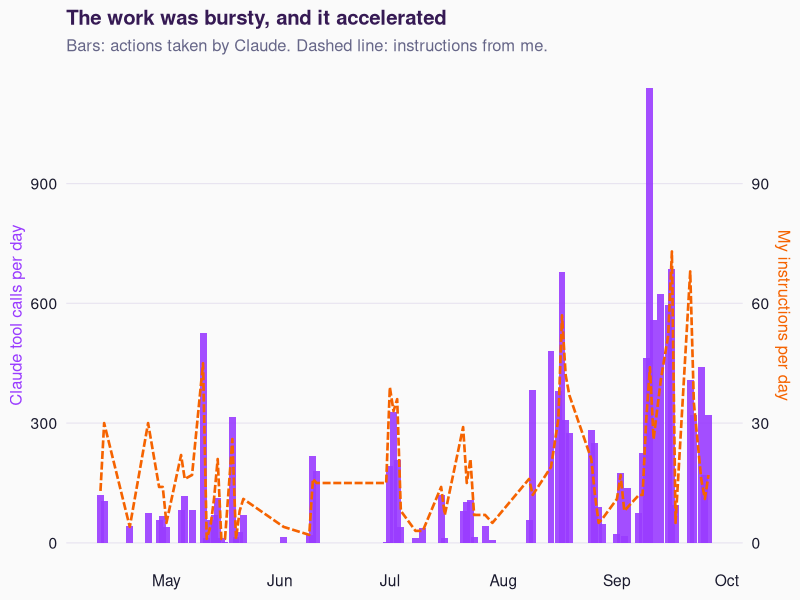
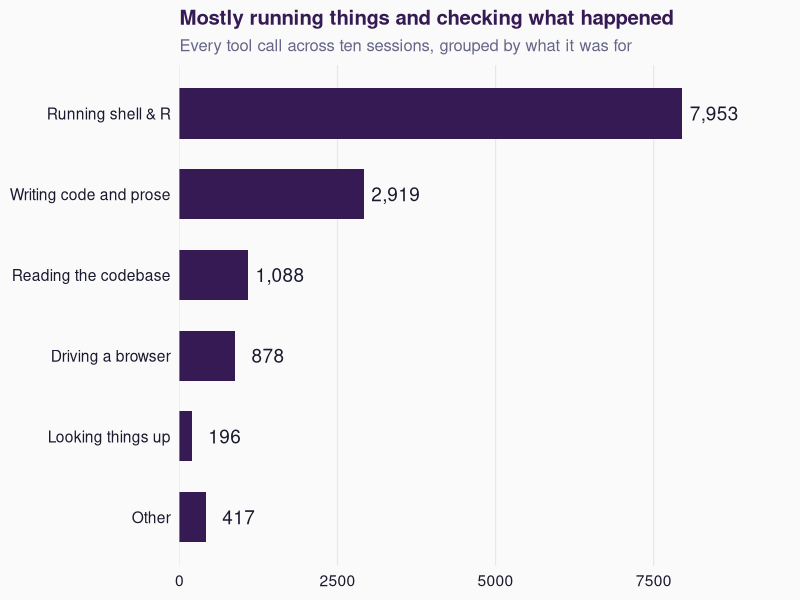
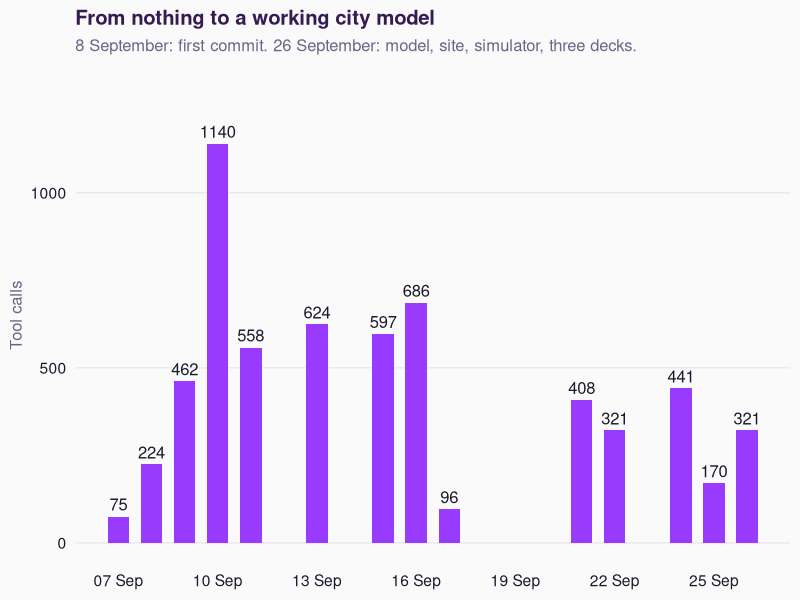

Reproduce these figures in R, in order.
## ---- chunk 1
#| include: false
library(ggplot2)
library(dplyr)

INK    <- "#1a1a2e"
PURPLE <- "#361a54"
BRIGHT <- "#993bff"
WARM   <- "#f56300"
CYAN   <- "#30d6ff"
PALE   <- "#eedeff"
GREY   <- "#666688"

theme_talk <- function(base = 15) {
  theme_minimal(base_size = base) +
    theme(
      plot.title      = element_text(face = "bold", colour = PURPLE, size = rel(1.05)),
      plot.subtitle   = element_text(colour = GREY, size = rel(0.85)),
      axis.text       = element_text(colour = INK),
      axis.title      = element_text(colour = GREY, size = rel(0.85)),
      panel.grid.minor = element_blank(),
      panel.grid.major.x = element_blank(),
      panel.grid.major.y = element_line(colour = "#e8e4f0", linewidth = 0.4),
      plot.background  = element_rect(fill = "#FAFAFA", colour = NA),
      panel.background = element_rect(fill = "#FAFAFA", colour = NA),
      legend.position = "top",
      legend.title    = element_blank()
    )
}
knitr::opts_chunk$set(dev.args = list(bg = "#FAFAFA"))

# ---------------------------------------------------------------------------
# The record. Counted from the Claude Code session transcripts held locally
# (~250 MB of JSONL across 10 sessions) and from git history across the
# project repositories. Snapshot taken 26 September 2026.
# ---------------------------------------------------------------------------

days <- as.Date(c(
  "2026-04-13","2026-04-14","2026-04-21","2026-04-26","2026-04-29","2026-04-30",
  "2026-05-01","2026-05-05","2026-05-06","2026-05-08","2026-05-11","2026-05-12",
  "2026-05-13","2026-05-14","2026-05-15","2026-05-16","2026-05-17","2026-05-19",
  "2026-05-20","2026-05-21","2026-05-22","2026-06-02","2026-06-09","2026-06-10",
  "2026-06-11","2026-06-30","2026-07-01","2026-07-02","2026-07-03","2026-07-04",
  "2026-07-08","2026-07-10","2026-07-15","2026-07-16","2026-07-21","2026-07-22",
  "2026-07-23","2026-07-24","2026-07-27","2026-07-29","2026-08-08","2026-08-09",
  "2026-08-14","2026-08-16","2026-08-17","2026-08-18","2026-08-19","2026-08-25",
  "2026-08-26","2026-08-27","2026-08-28","2026-09-01","2026-09-02","2026-09-03",
  "2026-09-04","2026-09-07","2026-09-08","2026-09-09","2026-09-10","2026-09-11",
  "2026-09-13","2026-09-15","2026-09-16","2026-09-17","2026-09-21","2026-09-22",
  "2026-09-24","2026-09-25","2026-09-26"))

tool_calls <- c(121,105,43,74,57,66,39,82,118,83,525,13,57,70,112,12,3,316,15,28,
                69,14,19,218,179,3,192,328,208,39,11,37,119,11,80,102,107,15,42,7,
                58,383,481,380,678,308,274,283,251,91,48,22,176,18,138,75,224,462,
                1140,558,624,597,686,96,408,321,441,170,321)

instructions <- c(13,30,4,30,14,14,5,22,16,17,45,1,4,11,21,1,1,26,1,8,11,4,2,16,15,
                  15,39,33,36,8,3,3,14,7,29,15,21,7,7,5,16,12,19,31,57,42,37,21,12,
                  5,6,11,17,8,9,12,12,31,44,26,41,52,73,5,68,35,16,11,17)

rec <- tibble(day = days, tool_calls = tool_calls, instructions = instructions)

N_INSTR   <- 1277L  # real instructions, after removing system-generated messages
N_TOOLS   <- sum(tool_calls)     # 13451
N_DAYS    <- length(days)        # 69
N_ELAPSED <- 166                 # days from first message to last
N_HOURS   <- 108                 # summing gaps under 10 minutes

fam <- tibble(
  what = factor(c("Running shell & R", "Writing code and prose", "Reading the codebase",
                  "Driving a browser", "Looking things up", "Other"),
                levels = rev(c("Running shell & R", "Writing code and prose",
                               "Reading the codebase", "Driving a browser",
                               "Looking things up", "Other"))),
  n = c(7953, 2919, 1088, 878, 196, 417))
## ---- chunk 2
#| fig-width: 11.5
#| fig-height: 4.8
ggplot(rec, aes(day)) +
  geom_col(aes(y = tool_calls), fill = BRIGHT, width = 1.9, alpha = 0.9) +
  geom_line(aes(y = instructions * 10), colour = WARM, linewidth = 0.9, linetype = "31") +
  scale_y_continuous(
    name = "Claude tool calls per day",
    sec.axis = sec_axis(~ . / 10, name = "My instructions per day")) +
  scale_x_date(date_breaks = "1 month", date_labels = "%b") +
  labs(x = NULL,
       title = "The work was bursty, and it accelerated",
       subtitle = "Bars: actions taken by Claude. Dashed line: instructions from me.") +
  theme_talk(14) +
  theme(axis.title.y.right = element_text(colour = WARM),
        axis.title.y.left  = element_text(colour = BRIGHT))
## ---- chunk 3
#| fig-width: 11
#| fig-height: 4.4
ggplot(fam, aes(n, what)) +
  geom_col(fill = PURPLE, width = 0.62) +
  geom_text(aes(label = format(n, big.mark = ",")), hjust = -0.15,
            size = 4.8, colour = INK) +
  scale_x_continuous(limits = c(0, 9200), expand = expansion(mult = c(0, 0.05))) +
  labs(x = NULL, y = NULL,
       title = "Mostly running things and checking what happened",
       subtitle = "Every tool call across ten sessions, grouped by what it was for") +
  theme_talk(14) +
  theme(panel.grid.major.y = element_blank(),
        panel.grid.major.x = element_line(colour = "#e8e4f0", linewidth = 0.4))
## ---- chunk 4
#| fig-width: 11
#| fig-height: 4.0
sept <- rec |> filter(day >= as.Date("2026-09-07"))
ggplot(sept, aes(day, tool_calls)) +
  geom_col(fill = BRIGHT, width = 0.65) +
  geom_text(aes(label = tool_calls), vjust = -0.5, size = 4.2, colour = INK) +
  scale_x_date(date_breaks = "3 days", date_labels = "%d %b") +
  scale_y_continuous(limits = c(0, 1300)) +
  labs(x = NULL, y = "Tool calls",
       title = "From nothing to a working city model",
       subtitle = "8 September: first commit. 26 September: model, site, simulator, three decks.") +
  theme_talk(14)
